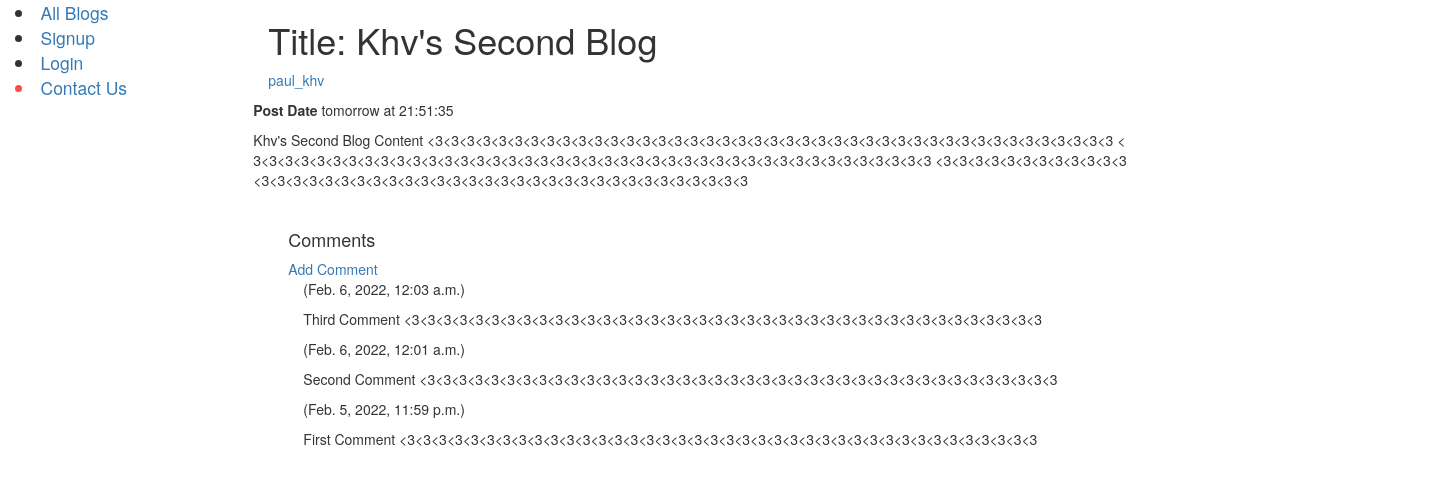
The app's page /blog/2/ with its own data.
### blog/models.py (models this page shows, shortened)
class Blog(models.Model):
    blogger = models.ForeignKey(Blogger, on_delete=models.CASCADE)
    title = models.CharField(max_length=200, help_text='Blog title')
    content = models.TextField(max_length=3000, help_text='Blog content')
    post_date = models.DateTimeField(auto_now_add=True)
    is_posted = models.BooleanField(default=False)
    publication_request = models.BooleanField(null=True)
    notified = models.BooleanField(default=False)
    class Meta:
        ordering = ['-post_date']
    def get_formatted_post_date(self):
        if self.post_date.day == datetime.datetime.now().day:
            return f"{self.post_date.strftime('%H:%M:%S')}"
        if self.post_date.day == datetime.datetime.now().day - 1:
            return f"tomorrow at {self.post_date.strftime('%H:%M:%S')}"
        if self.post_date.day - datetime.datetime.now().day - 1 <= 7:
            return f"{self.post_date.day - datetime.datetime.now().day}" \
                   f" days ago at {self.post_date.strftime('%H:%M:%S')}"[1:]
        else:
            return f"{self.post_date.strftime('%Y-%m-%d %H:%M:%S')}"

class Blogger(AbstractUser):
    bio = models.TextField(max_length=1000, help_text='Blogger biography', blank=True)
    profile_picture = models.ImageField(null=True, blank=True, default='unknown_user.jpg')
    class Meta:
        verbose_name_plural = 'Bloggers'

class Comment(models.Model):
    blogger = models.CharField(max_length=50, default='Anonymous')
    content = models.TextField(max_length=1000, help_text='Enter the comment about the blog here')
    post_date = models.DateTimeField(auto_now_add=True)
    blog = models.ForeignKey(Blog, on_delete=models.CASCADE)
    is_posted = models.BooleanField(default=False)
    notified = models.BooleanField(default=False)

### blog/views.py (the view)
# urls.py: path('<int:pk>/', views.BlogDetailView.as_view(), name='blog-detail'),
class BlogDetailView(generic.DetailView, MultipleObjectMixin):
    model = Blog
    paginate_by = 5
    def get_context_data(self, **kwargs):
        object_list = Comment.objects.filter(blog=self.get_object(), is_posted=True).order_by('-post_date')
        context = super(BlogDetailView, self).get_context_data(object_list=object_list, **kwargs)
        return context

### blog/templates/blog/blog_detail.html (shortened to what this page needs)
{% extends "base_generic.html" %}
{% block content %}
    <div style="margin-right: 20vw;">
    <div class="container">
        <h1>Title: {{ blog.title }}</h1>
        <p><a href="{% url 'blogger-detail' blog.blogger.pk %}">{{ blog.blogger }}</a></p>
    </div>
        <p><strong>Post Date </strong> {{ blog.get_formatted_post_date }}</p>
    <div class="content" style="overflow: hidden;">
        <p style="word-break: break-all;">{{ blog.content }}</p>
    </div>
      <div class="container" style="margin-left:20px;margin-top:20px;">
        <h4>Comments</h4>
        <a href="{% url 'create-comment' blog.pk %}"> Add Comment</a>
            {% for comment in object_list %}
                {% if comment.is_posted == True %}
                    <div class="container">
                        <p>({{ comment.post_date }})</p>
                        <p>{{ comment.user }} {{ comment.content }}</p>
                    </div>
                {% endif %}
            {% endfor %}
      </div>
    </div>
{% endblock %}

### records on screen
Blog: title "Khv's Second Blog", blogger "paul_khv", get_formatted_post_date "tomorrow at 21:51:35", content "Khv's Second Blog Content <3<3<3<3<3<3<3<3<3<3<3<3<3<3<3<3<3<3<3<3<3<3<3<3<3<3<3<3<3<3<3<3<3<3<3<3<3<3<3<3<3<3<3 <3<3<3<3<3<3<3<3<3<3<3<3<3<3<3<3<3<3<3<3<3<3<3<3<3<3<3<3<3<3<3<3<3<3<3<3<3<3<3<3<3<3<3 <3<3<3<3<3<3<3<3<3<3<3<3<3<3<3<3<3<3<3<3<3<3<3<3<3<3<3<3<3<3<3<3<3<3<3<3<3<3<3<3<3<3<3"
Comment: post_date "Feb. 6, 2022, 12:03 a.m.", content "Third Comment <3<3<3<3<3<3<3<3<3<3<3<3<3<3<3<3<3<3<3<3<3<3<3<3<3<3<3<3<3<3<3<3<3<3<3<3<3<3<3<3"
Comment: post_date "Feb. 6, 2022, 12:01 a.m.", content "Second Comment <3<3<3<3<3<3<3<3<3<3<3<3<3<3<3<3<3<3<3<3<3<3<3<3<3<3<3<3<3<3<3<3<3<3<3<3<3<3<3<3"
Comment: post_date "Feb. 5, 2022, 11:59 p.m.", content "First Comment <3<3<3<3<3<3<3<3<3<3<3<3<3<3<3<3<3<3<3<3<3<3<3<3<3<3<3<3<3<3<3<3<3<3<3<3<3<3<3<3"
